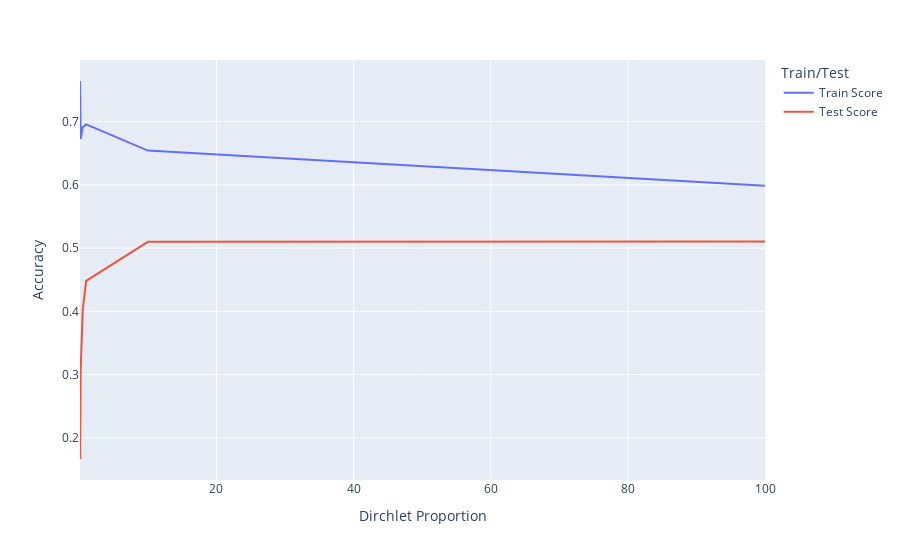

Notebook cell for this chart:
### Code cell
fig = px.line(learning_df, x='Dirchlet Proportion', y='Accuracy', color='Pixel Prior', line_dash='Train/Test')
fig.show()

### Figure 1 — Plotly figure (JSON) as saved in the notebook; plotly's stock layout.template omitted (floating-point values rounded to 4 significant figures)
{"data": [{"hovertemplate": "Train/Test=Train Score<br>Dirchlet Proportion=%{x}<br>Accuracy=%{y}<extra></extra>", "legendgroup": "Train Score", "line": {"color": "#636efa", "dash": "solid"}, "marker": {"symbol": "circle"}, "mode": "lines", "name": "Train Score", "orientation": "v", "showlegend": true, "type": "scatter", "x": [0.1, 0.2, 0.5, 1, 10, 100], "xaxis": "x", "y": [0.7642, 0.6724, 0.6912, 0.6956, 0.6542, 0.5985], "yaxis": "y"}, {"hovertemplate": "Train/Test=Test Score<br>Dirchlet Proportion=%{x}<br>Accuracy=%{y}<extra></extra>", "legendgroup": "Test Score", "line": {"color": "#EF553B", "dash": "solid"}, "marker": {"symbol": "circle"}, "mode": "lines", "name": "Test Score", "orientation": "v", "showlegend": true, "type": "scatter", "x": [0.1, 0.2, 0.5, 1, 10, 100], "xaxis": "x", "y": [0.1666, 0.3078, 0.403, 0.4482, 0.51, 0.5106], "yaxis": "y"}], "layout": {"autosize": true, "legend": {"title": {"text": "Train/Test"}, "tracegroupgap": 0}, "margin": {"t": 60}, "xaxis": {"anchor": "y", "autorange": true, "domain": [0, 1], "range": [0.1, 100], "title": {"text": "Dirchlet Proportion"}, "type": "linear"}, "yaxis": {"anchor": "x", "autorange": true, "domain": [0, 1], "range": [0.1334, 0.7974], "title": {"text": "Accuracy"}, "type": "linear"}}}
